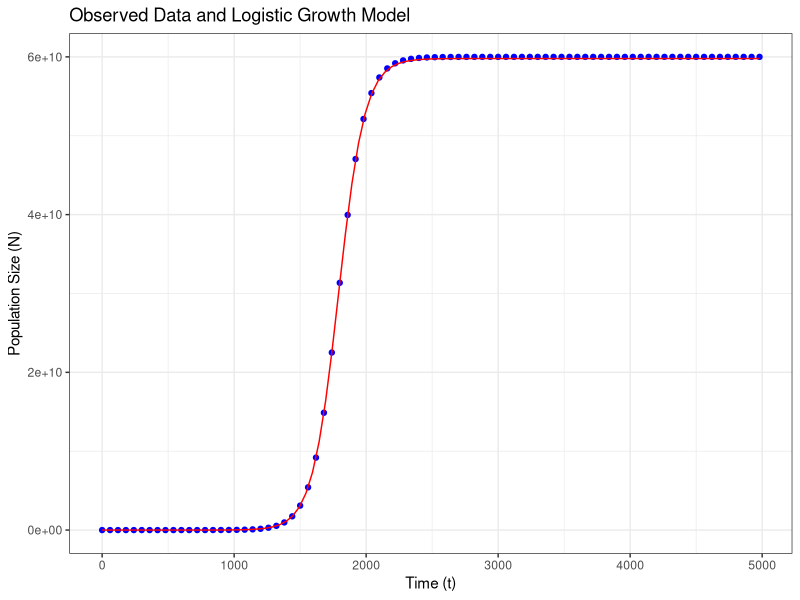
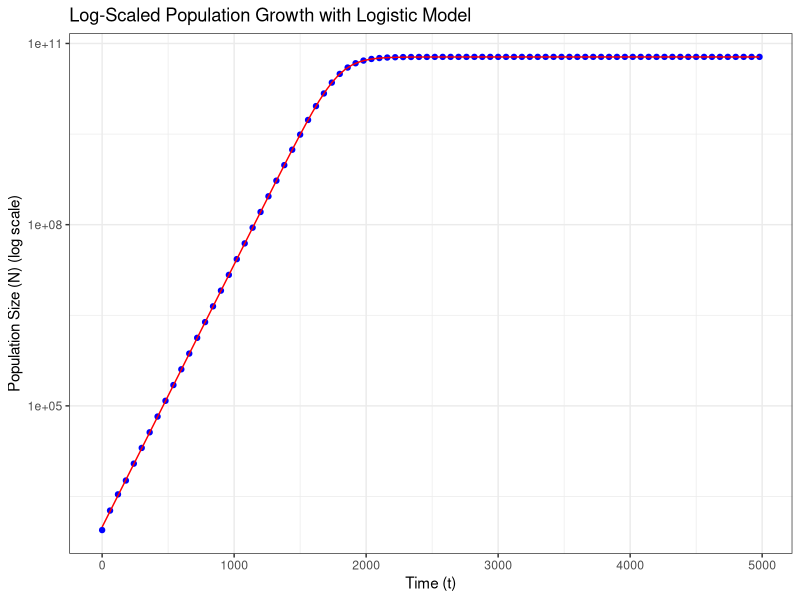

These figures' R source, in order:
# Detailed analysis using a logistic growth model observed in `Experiment.csv`.

library(ggplot2)

growth_data <- read.csv("Experiment.csv")

N0 <- 986.51 
r <- 0.0100086   
K <- 5.979e+10    

logistic_fun <- function(t) {
  # Step 4: Calculate N based on logistic growth parameters
  N <- (N0 * K * exp(r * t)) / (K - N0 + N0 * exp(r * t))
  return(N)
}

ggplot(data = growth_data, aes(x = t, y = N)) +
  geom_point(color = "blue") +                 
  geom_function(fun = logistic_fun, colour = "red") +
  xlab("Time (t)") +
  ylab("Population Size (N)") +
  ggtitle("Observed Data and Logistic Growth Model") +
  theme_bw()

population_growth_plot <- ggplot(data = growth_data, aes(x = t, y = N)) +
geom_point(color = "blue") +             
  geom_function(fun = logistic_fun, colour = "red") +
  scale_y_log10() +                           
  xlab("Time (t)") +
  ylab("Population Size (N) (log scale)") +
  ggtitle("Log-Scaled Population Growth with Logistic Model") +
  theme_bw()

ggsave(filename = "log_scaled_population_growth.png", plot = population_growth_plot, width = 8, height = 6, dpi = 300)
